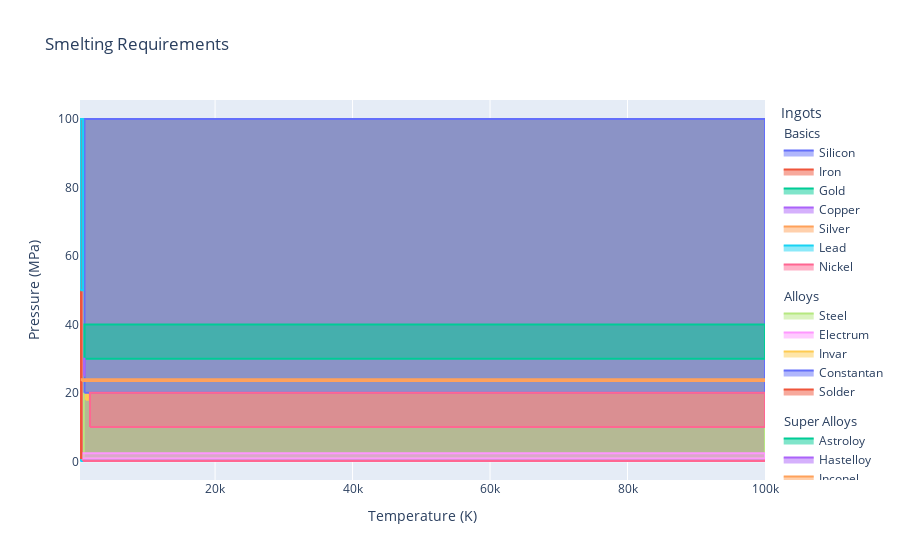

Source (notebook cell):
### Code cell
fig = go.Figure(
        layout=dict(
        title="Smelting Requirements",
        xaxis_title="Temperature (K)",
        yaxis_title="Pressure (MPa)",
        legend_title="Ingots",
        legend=dict(groupclick="toggleitem")
        )
    )

for group_name, items in [('Basics', basic_recipes), ('Alloys', alloy_recipes), ('Super Alloys', super_alloy_recipes)]:
    for smeltable in items:
        temps = smeltable['smelting_temps']
        press = smeltable['smelting_press']
        fig.add_trace(
            go.Scatter(
                x=[temps['min'],temps['max'],temps['max'],temps['min'],temps['min']], 
                y=[press['min'],press['min'],press['max'],press['max'], press['min']], 
                fill="toself",
                mode='lines',
                legendgroup=group_name,
                legendgrouptitle_text=group_name,
                name=smeltable['name']
            )
        )   

fig.show()

### Figure 1 — Plotly figure (JSON) as saved in the notebook; plotly's stock layout.template omitted (floating-point values rounded to 4 significant figures)
{"data": [{"fill": "toself", "legendgroup": "Basics", "legendgrouptitle": {"text": "Basics"}, "mode": "lines", "name": "Silicon", "type": "scatter", "x": [900, 99999, 99999, 900, 900], "y": [0.1, 0.1, 100.0, 100.0, 0.1]}, {"fill": "toself", "legendgroup": "Basics", "legendgrouptitle": {"text": "Basics"}, "mode": "lines", "name": "Iron", "type": "scatter", "x": [800, 99999, 99999, 800, 800], "y": [0.1, 0.1, 100.0, 100.0, 0.1]}, {"fill": "toself", "legendgroup": "Basics", "legendgrouptitle": {"text": "Basics"}, "mode": "lines", "name": "Gold", "type": "scatter", "x": [600, 99999, 99999, 600, 600], "y": [0.1, 0.1, 100.0, 100.0, 0.1]}, {"fill": "toself", "legendgroup": "Basics", "legendgrouptitle": {"text": "Basics"}, "mode": "lines", "name": "Copper", "type": "scatter", "x": [600, 99999, 99999, 600, 600], "y": [0.1, 0.1, 100.0, 100.0, 0.1]}, {"fill": "toself", "legendgroup": "Basics", "legendgrouptitle": {"text": "Basics"}, "mode": "lines", "name": "Silver", "type": "scatter", "x": [600, 99999, 99999, 600, 600], "y": [0.1, 0.1, 100.0, 100.0, 0.1]}, {"fill": "toself", "legendgroup": "Basics", "legendgrouptitle": {"text": "Basics"}, "mode": "lines", "name": "Lead", "type": "scatter", "x": [400, 99999, 99999, 400, 400], "y": [0.1, 0.1, 100.0, 100.0, 0.1]}, {"fill": "toself", "legendgroup": "Basics", "legendgrouptitle": {"text": "Basics"}, "mode": "lines", "name": "Nickel", "type": "scatter", "x": [800, 99999, 99999, 800, 800], "y": [0.1, 0.1, 100.0, 100.0, 0.1]}, {"fill": "toself", "legendgroup": "Alloys", "legendgrouptitle": {"text": "Alloys"}, "mode": "lines", "name": "Steel", "type": "scatter", "x": [900, 99999, 99999, 900, 900], "y": [1, 1, 100.0, 100.0, 1]}, {"fill": "toself", "legendgroup": "Alloys", "legendgrouptitle": {"text": "Alloys"}, "mode": "lines", "name": "Electrum", "type": "scatter", "x": [600, 99999, 99999, 600, 600], "y": [0.8, 0.8, 2.4, 2.4, 0.8]}, {"fill": "toself", "legendgroup": "Alloys", "legendgrouptitle": {"text": "Alloys"}, "mode": "lines", "name": "Invar", "type": "scatter", "x": [1200, 1500, 1500, 1200, 1200], "y": [18, 18, 20, 20, 18]}, {"fill": "toself", "legendgroup": "Alloys", "legendgrouptitle": {"text": "Alloys"}, "mode": "lines", "name": "Constantan", "type": "scatter", "x": [1000, 99999, 99999, 1000, 1000], "y": [20, 20, 100.0, 100.0, 20]}, {"fill": "toself", "legendgroup": "Alloys", "legendgrouptitle": {"text": "Alloys"}, "mode": "lines", "name": "Solder", "type": "scatter", "x": [350, 550, 550, 350, 350], "y": [1, 1, 100.0, 100.0, 1]}, {"fill": "toself", "legendgroup": "Super Alloys", "legendgrouptitle": {"text": "Super Alloys"}, "mode": "lines", "name": "Astroloy", "type": "scatter", "x": [1000, 99999, 99999, 1000, 1000], "y": [30, 30, 40, 40, 30]}, {"fill": "toself", "legendgroup": "Super Alloys", "legendgrouptitle": {"text": "Super Alloys"}, "mode": "lines", "name": "Hastelloy", "type": "scatter", "x": [950, 1000, 1000, 950, 950], "y": [25, 25, 30, 30, 25]}, {"fill": "toself", "legendgroup": "Super Alloys", "legendgrouptitle": {"text": "Super Alloys"}, "mode": "lines", "name": "Inconel", "type": "scatter", "x": [600, 99999, 99999, 600, 600], "y": [23.5, 23.5, 24, 24, 23.5]}, {"fill": "toself", "legendgroup": "Super Alloys", "legendgrouptitle": {"text": "Super Alloys"}, "mode": "lines", "name": "Waspaloy", "type": "scatter", "x": [400, 800, 800, 400, 400], "y": [50, 50, 100.0, 100.0, 50]}, {"fill": "toself", "legendgroup": "Super Alloys", "legendgrouptitle": {"text": "Super Alloys"}, "mode": "lines", "name": "Stellite", "type": "scatter", "x": [1800, 99999, 99999, 1800, 1800], "y": [10, 10, 20, 20, 10]}], "layout": {"legend": {"groupclick": "toggleitem", "title": {"text": "Ingots"}}, "title": {"text": "Smelting Requirements"}, "xaxis": {"title": {"text": "Temperature (K)"}}, "yaxis": {"title": {"text": "Pressure (MPa)"}}}}
